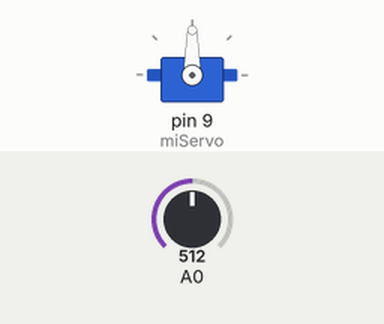
Recording of a sketch running on a simulated Arduino Uno, built with avr-gcc and run on an emulated ATmega328P. Shown: servo. The test bench sets the inputs (shaded band); at power-on: A0 = 512.

Above: at 1.2 s.
1.3 s: A0 set to 716
At 2.4 s:
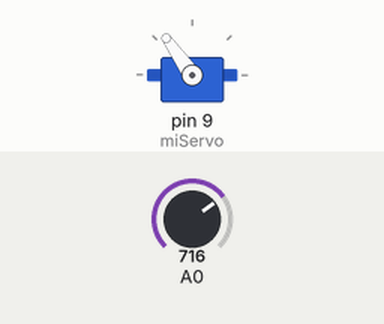
2.8 s: A0 set to 900
At 3.3 s:
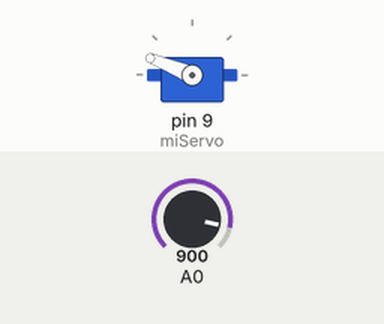
4.3 s: A0 set to 1023
At 4.7 s:
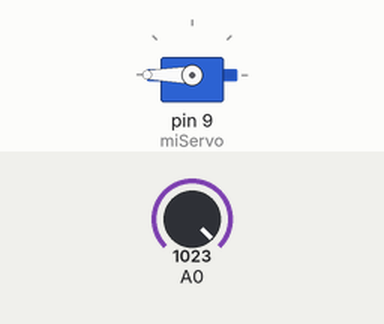
5.8 s: A0 set to 306
At 6.8 s:
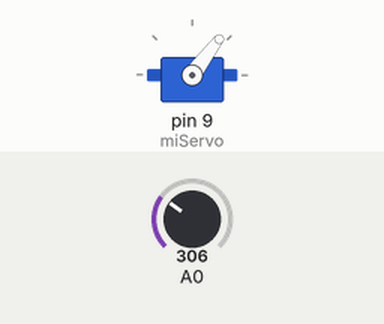
7.3 s: A0 set to 122
At 8.2 s:
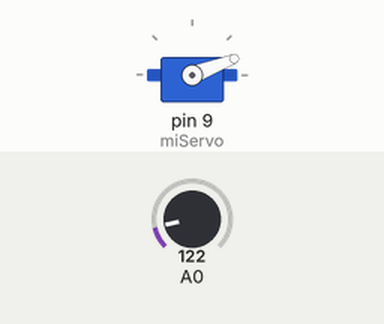
Timing chart, 0 to 9.8 s (numbered marks = the images above; inputs shaded):
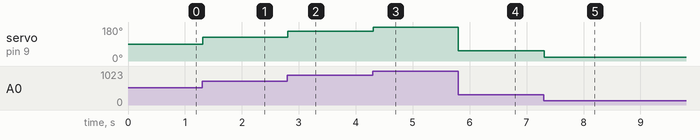

Measured:
- after the input at 1.3 s, servo on pin 9 (miServo): 90° → 125° at once
- after the input at 2.8 s, servo on pin 9 (miServo): 125° → 158° at once
- after the input at 4.3 s, servo on pin 9 (miServo): 158° → 180° at once
- after the input at 5.8 s, servo on pin 9 (miServo): 180° → 53° at once
- after the input at 7.3 s, servo on pin 9 (miServo): 53° → 21° at once

The sketch:

perilla.ino
```cpp
// Sesion 6 - La perilla magica
// Potenciometro: las patitas de las orillas a 5V y GND, la del medio a A0.
// Servo: cafe a GND, rojo a 5V, naranjo al pin 9.

#include <Servo.h>
Servo miServo;

void setup() {
  miServo.attach(9);
}

void loop() {
  int valor = analogRead(A0);                  // de 0 a 1023
  int angulo = map(valor, 0, 1023, 0, 180);    // traducido a grados
  miServo.write(angulo);
  delay(15);
}
```
